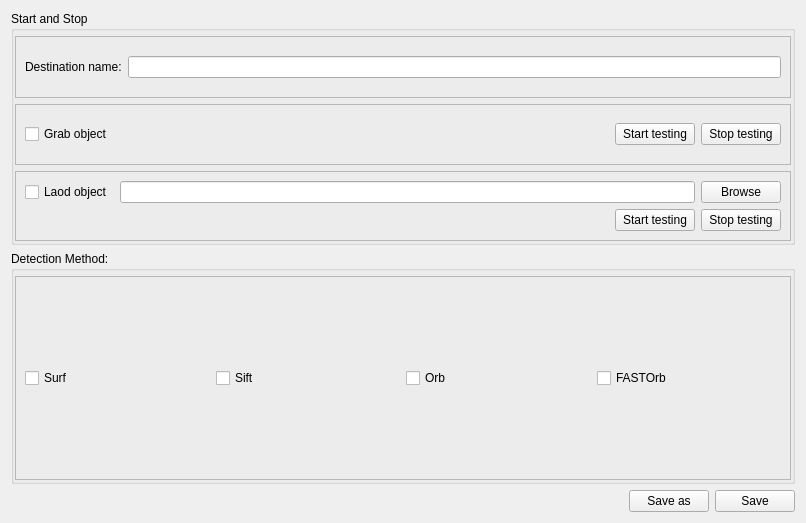
               <widget class="QWidget" name="scrollAreaWidgetContents_3">
                <property name="geometry">
                 <rect>
                  <x>0</x>
                  <y>0</y>
                  <width>806</width>
                  <height>523</height>
                 </rect>
                </property>
                <layout class="QVBoxLayout" name="verticalLayout_5">
                 <item>
                  <widget class="QGroupBox" name="groupBox_4">
                   <property name="title">
                    <string>Start and Stop</string>
                   </property>
                   <layout class="QVBoxLayout" name="verticalLayout_4">
                    <property name="leftMargin">
                     <number>1</number>
                    </property>
                    <property name="topMargin">
                     <number>5</number>
                    </property>
                    <property name="rightMargin">
                     <number>1</number>
                    </property>
                    <property name="bottomMargin">
                     <number>1</number>
                    </property>
                    <item>
                     <widget class="QFrame" name="frame_30">
                      <property name="frameShape">
                       <enum>QFrame::StyledPanel</enum>
                      </property>
                      <property name="frameShadow">
                       <enum>QFrame::Raised</enum>
                      </property>
                      <layout class="QVBoxLayout" name="verticalLayout_25">
                       <item>
                        <layout class="QHBoxLayout" name="horizontalLayout_58">
                         <item>
                          <widget class="QLabel" name="label_33">
                           <property name="text">
                            <string>Destination name:</string>
                           </property>
                          </widget>
                         </item>
                         <item>
                          <widget class="QLineEdit" name="DestinationName"/>
                         </item>
                        </layout>
                       </item>
                      </layout>
                     </widget>
                    </item>
                    <item>
                     <widget class="QFrame" name="frame_31">
                      <property name="frameShape">
                       <enum>QFrame::StyledPanel</enum>
                      </property>
                      <property name="frameShadow">
                       <enum>QFrame::Raised</enum>
                      </property>
                      <layout class="QHBoxLayout" name="horizontalLayout_4">
                       <item>
                        <widget class="QCheckBox" name="GrabImgCheckbox">
                         <property name="text">
                          <string>Grab object </string>
                         </property>
                        </widget>
                       </item>
                       <item>
                        <spacer name="horizontalSpacer_2">
                         <property name="orientation">
                          <enum>Qt::Horizontal</enum>
                         </property>
                         <property name="sizeHint" stdset="0">
                          <size>
                           <width>40</width>
                           <height>20</height>
                          </size>
                         </property>
                        </spacer>
                       </item>
                       <item>
                        <widget class="QPushButton" name="GrabObjAndStart">
                         <property name="text">
                          <string>Start testing</string>
                         </property>
                        </widget>
                       </item>
                       <item>
                        <widget class="QPushButton" name="StopTracking">
                         <property name="text">
                          <string>Stop testing</string>
                         </property>
                        </widget>
                       </item>
                      </layout>
                     </widget>
                    </item>
                    <item>
                     <widget class="QFrame" name="frame_32">
                      <property name="frameShape">
                       <enum>QFrame::StyledPanel</enum>
                      </property>
                      <property name="frameShadow">
                       <enum>QFrame::Raised</enum>
                      </property>
                      <layout class="QVBoxLayout" name="verticalLayout_47">
                       <item>
                        <layout class="QHBoxLayout" name="horizontalLayout_5">
                         <item>
                          <widget class="QCheckBox" name="LoadObjectCheckbox">
                           <property name="text">
                            <string>Laod object</string>
                           </property>
                          </widget>
                         </item>
                         <item>
                          <widget class="QLineEdit" name="LoadObjectDir"/>
                         </item>
                         <item>
                          <widget class="QPushButton" name="LoadObjectBrowse">
                           <property name="text">
                            <string>Browse</string>
                           </property>
                          </widget>
                         </item>
                        </layout>
                       </item>
                       <item>
                        <layout class="QHBoxLayout" name="horizontalLayout_46">
                         <item>
                          <spacer name="horizontalSpacer_10">
                           <property name="orientation">
                            <enum>Qt::Horizontal</enum>
                           </property>
                           <property name="sizeHint" stdset="0">
                            <size>
                             <width>40</width>
                             <height>20</height>
                            </size>
                           </property>
                          </spacer>
                         </item>
                         <item>
                          <widget class="QPushButton" name="LoadObjectAndStart">
                           <property name="text">
                            <string>Start testing</string>
                           </property>
                          </widget>
                         </item>
                         <item>
                          <widget class="QPushButton" name="LoadStopTracking">
                           <property name="text">
                            <string>Stop testing</string>
                           </property>
                          </widget>
                         </item>
                        </layout>
                       </item>
                      </layout>
                     </widget>
                    </item>
                   </layout>
                  </widget>
                 </item>
                 <item>
                  <widget class="QGroupBox" name="groupBox_3">
                   <property name="title">
                    <string>Detection Method:</string>
                   </property>
                   <layout class="QHBoxLayout" name="horizontalLayout_7">
                    <property name="leftMargin">
                     <number>1</number>
                    </property>
                    <property name="topMargin">
                     <number>5</number>
                    </property>
                    <property name="rightMargin">
                     <number>1</number>
                    </property>
                    <property name="bottomMargin">
                     <number>1</number>
                    </property>
                    <item>
                     <widget class="QFrame" name="frame_33">
                      <property name="frameShape">
                       <enum>QFrame::StyledPanel</enum>
                      </property>
                      <property name="frameShadow">
                       <enum>QFrame::Raised</enum>
                      </property>
                      <layout class="QHBoxLayout" name="horizontalLayout_6">
                       <item>
                        <widget class="QCheckBox" name="SurfCheckbox">
                         <property name="text">
                          <string>Surf</string>
                         </property>
                        </widget>
                       </item>
                       <item>
                        <widget class="QCheckBox" name="SiftCheckbox">
                         <property name="text">
                          <string>Sift</string>
                         </property>
                        </widget>
                       </item>
                       <item>
                        <widget class="QCheckBox" name="OrbCheckbox">
                         <property name="text">
                          <string>Orb</string>
                         </property>
                        </widget>
                       </item>
                       <item>
                        <widget class="QCheckBox" name="FASTOrbCheckBox">
                         <property name="text">
                          <string>FASTOrb</string>
                         </property>
                        </widget>
                       </item>
                      </layout>
                     </widget>
                    </item>
                   </layout>
                  </widget>
                 </item>
                 <item>
                  <layout class="QHBoxLayout" name="horizontalLayout_8">
                   <item>
                    <spacer name="horizontalSpacer_11">
                     <property name="orientation">
                      <enum>Qt::Horizontal</enum>
                     </property>
                     <property name="sizeHint" stdset="0">
                      <size>
                       <width>40</width>
                       <height>20</height>
                      </size>
                     </property>
                    </spacer>
                   </item>
                   <item>
                    <widget class="QPushButton" name="SaveAsObjTracking">
                     <property name="text">
                      <string>Save as</string>
                     </property>
                    </widget>
                   </item>
                   <item>
                    <widget class="QPushButton" name="SaveObjTracking">
                     <property name="text">
                      <string>Save</string>
                     </property>
                    </widget>
                   </item>
                  </layout>
                 </item>
                </layout>
               </widget>
